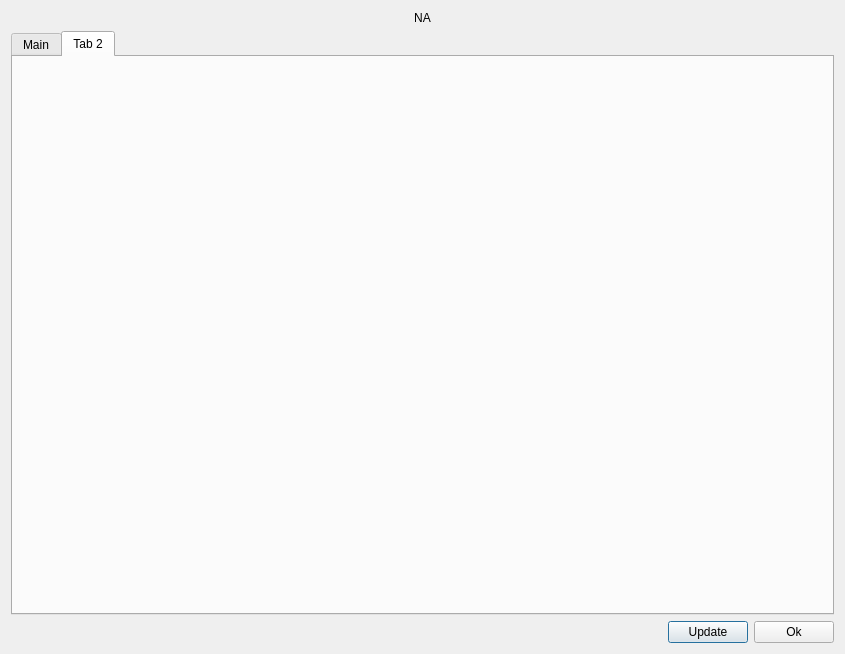
<?xml version="1.0" encoding="UTF-8"?>
<ui version="4.0">
 <class>Dialog</class>
 <widget class="QDialog" name="Dialog">
  <property name="geometry">
   <rect>
    <x>0</x>
    <y>0</y>
    <width>845</width>
    <height>654</height>
   </rect>
  </property>
  <property name="sizePolicy">
   <sizepolicy hsizetype="Fixed" vsizetype="Fixed">
    <horstretch>0</horstretch>
    <verstretch>0</verstretch>
   </sizepolicy>
  </property>
  <property name="minimumSize">
   <size>
    <width>100</width>
    <height>100</height>
   </size>
  </property>
  <property name="maximumSize">
   <size>
    <width>10000</width>
    <height>10000</height>
   </size>
  </property>
  <property name="windowTitle">
   <string>HAL-4000 Parameters Editor</string>
  </property>
  <layout class="QGridLayout" name="gridLayout">
   <item row="1" column="0">
    <layout class="QVBoxLayout" name="verticalLayout">
     <item>
      <widget class="QTabWidget" name="editTabWidget">
       <property name="currentIndex">
        <number>1</number>
       </property>
       <widget class="QWidget" name="Main">
        <attribute name="title">
         <string>Main</string>
        </attribute>
       </widget>
       <widget class="QWidget" name="tab2">
        <attribute name="title">
         <string>Tab 2</string>
        </attribute>
       </widget>
      </widget>
     </item>
     <item>
      <layout class="QHBoxLayout" name="horizontalLayout">
       <item>
        <spacer name="horizontalSpacer">
         <property name="orientation">
          <enum>Qt::Horizontal</enum>
         </property>
         <property name="sizeHint" stdset="0">
          <size>
           <width>40</width>
           <height>20</height>
          </size>
         </property>
        </spacer>
       </item>
       <item>
        <widget class="QPushButton" name="updateButton">
         <property name="text">
          <string>Update</string>
         </property>
        </widget>
       </item>
       <item>
        <widget class="QPushButton" name="okButton">
         <property name="text">
          <string>Ok</string>
         </property>
        </widget>
       </item>
      </layout>
     </item>
    </layout>
   </item>
   <item row="0" column="0">
    <widget class="QLabel" name="parametersNameLabel">
     <property name="text">
      <string>NA</string>
     </property>
     <property name="alignment">
      <set>Qt::AlignCenter</set>
     </property>
    </widget>
   </item>
  </layout>
 </widget>
 <resources/>
 <connections/>
</ui>
